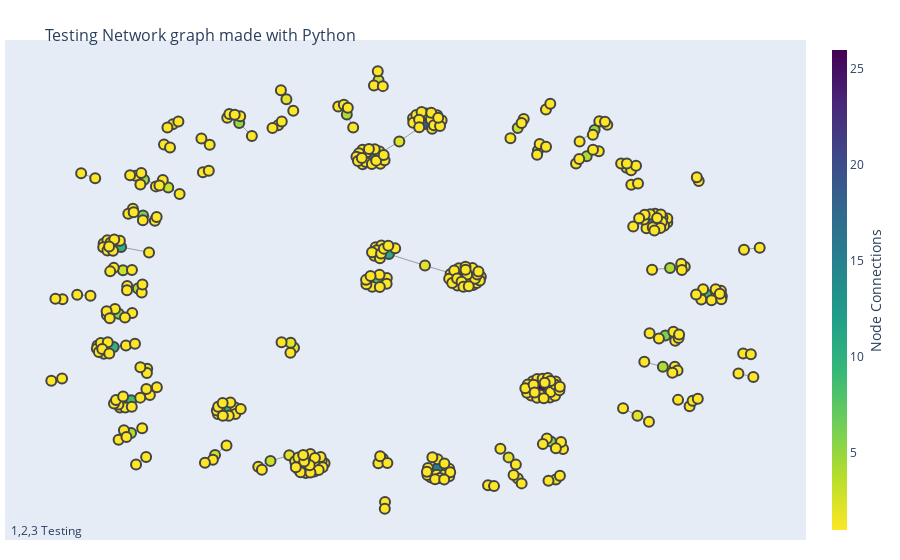

The code cell stored with this chart in its notebook:
### Markdown cell above
## Full network by color

### Code cell
G, pos_ = graph_nx_class(df_group)
node_adjacencies = make_graph_nx(G,pos_, 'color')

### Figure 1 — Plotly figure (JSON) as saved in the notebook; plotly's stock layout.template omitted (floating-point values rounded to 4 significant figures; data arrays with more than 128 entries replaced by an {"elided": "..."} marker saying what was removed)
{"data": [{"hoverinfo": "none", "line": {"color": "#888", "width": 0.8}, "mode": "lines", "type": "scatter", "x": {"elided": "1005 float values"}, "y": {"elided": "1005 float values"}}, {"hoverinfo": "text", "marker": {"color": {"elided": "396 int values"}, "colorbar": {"thickness": 15, "title": {"side": "right", "text": "Node Connections"}, "xanchor": "left"}, "colorscale": [[0, "#440154"], [0.1111, "#482878"], [0.2222, "#3e4989"], [0.3333, "#31688e"], [0.4444, "#26828e"], [0.5556, "#1f9e89"], [0.6667, "#35b779"], [0.7778, "#6ece58"], [0.8889, "#b5de2b"], [1, "#fde725"]], "line": {"width": 2}, "reversescale": true, "showscale": true, "size": 10}, "mode": "markers", "text": {"elided": "396 str values"}, "type": "scatter", "x": {"elided": "396 float values"}, "y": {"elided": "396 float values"}}], "layout": {"annotations": [{"showarrow": false, "text": "1,2,3 Testing", "x": 0.005, "xref": "paper", "y": -0.002, "yref": "paper"}], "hovermode": "closest", "margin": {"b": 20, "l": 5, "r": 5, "t": 40}, "showlegend": false, "title": {"font": {"size": 16}, "text": "<br>Testing Network graph made with Python"}, "xaxis": {"showgrid": false, "showticklabels": false, "zeroline": false}, "yaxis": {"showgrid": false, "showticklabels": false, "zeroline": false}}}
